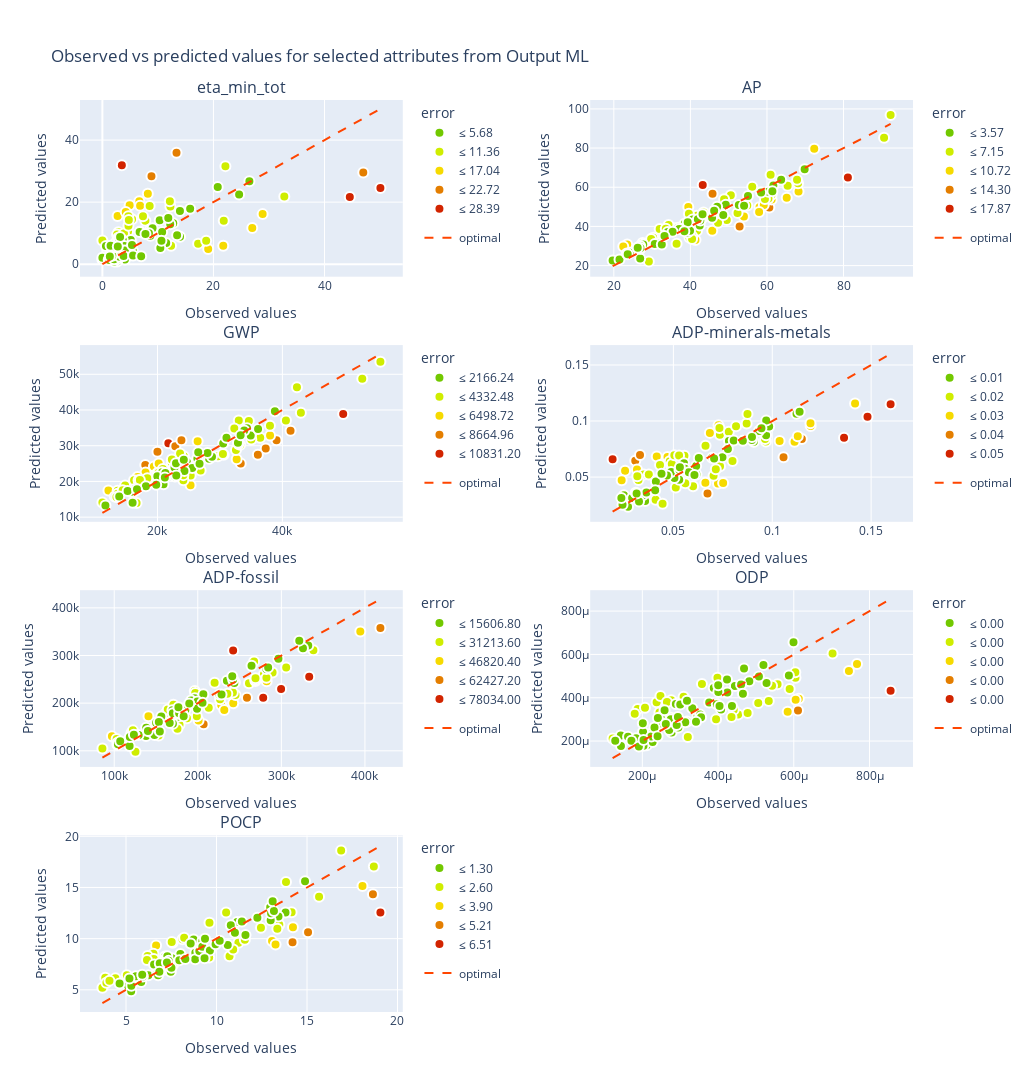

The code cell stored with this chart in its notebook:
### Markdown cell above
The below figure shows the predicted values plotter against the true values from the validation dataset. A perfect fit would mean that all scatter points lie on the 45° line. By normalizing the data we archive the error in the original units.

TODO: Image below, find out how to seperate the legend in the image. Alternative: Only show individual plots.

### Code cell
plotter.attributes_obs_vs_pred(block="outputML", datamodule=datamodule,flag_unnorm=True, n_cols=2)
